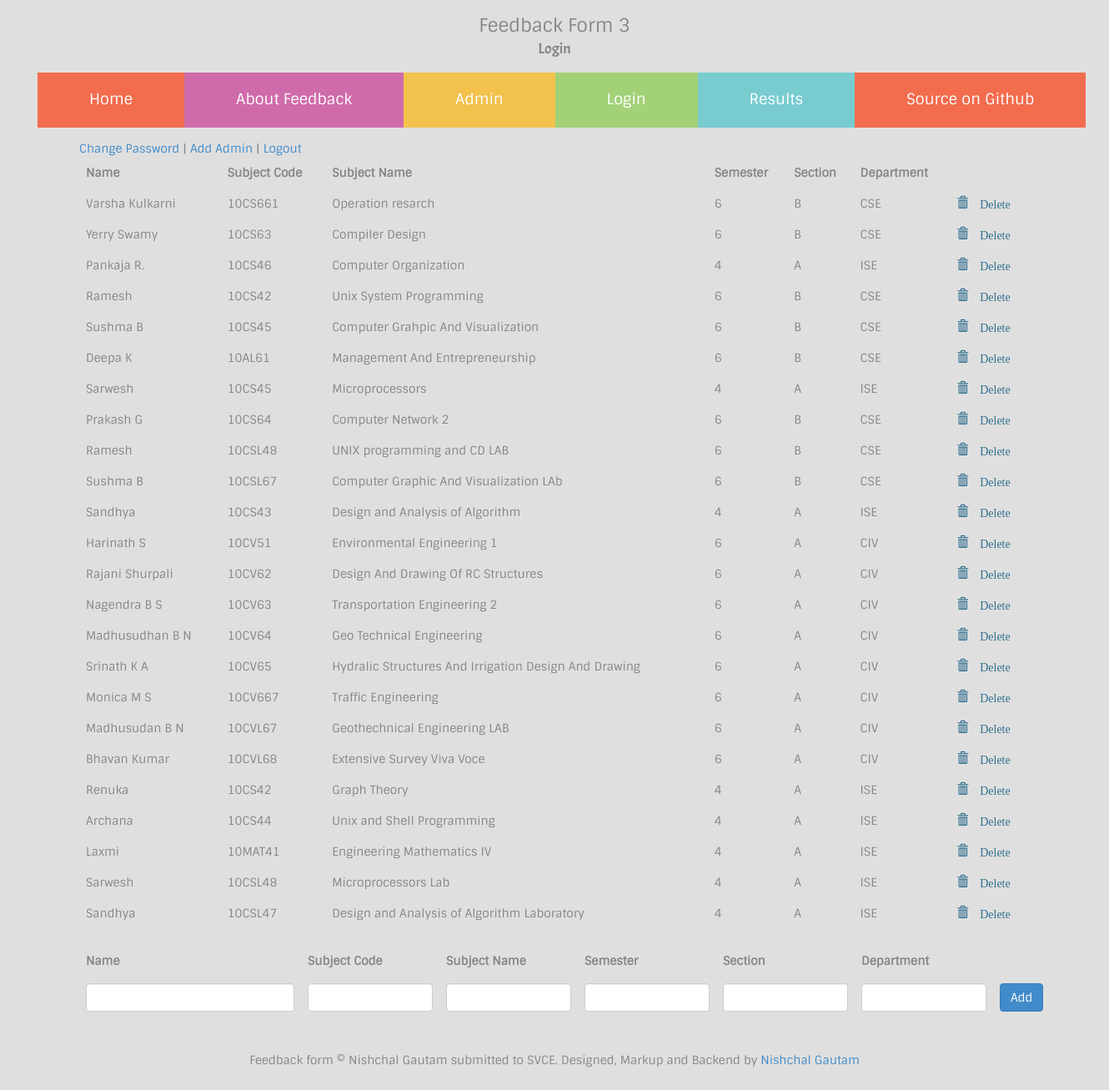
The page /admin.php (signed in) on the database its author committed.
### tables this page shows
CREATE TABLE `faculty` (
  `id` int(5) NOT NULL AUTO_INCREMENT,
  `name` varchar(50) NOT NULL,
  `subCode` varchar(10) NOT NULL,
  `subName` varchar(100) DEFAULT NULL,
  `semester` enum('1','2','3','4','5','6','7','8') NOT NULL,
  `sec` enum('A','B') DEFAULT NULL,
  `department` enum('ISE','CSE','CIV','EEE','ECE','ME') DEFAULT NULL,
  PRIMARY KEY (`id`)
);

### classes/auth.class.php (called while the page is built, shortened)
<?php
	class authenticate
	{
		public static $db_host,$db_user,$db_pass,$db_name,$username,$password;
		public static function check(){
			$db_name=self::$db_name;
			$username=self::$username;
			$password=self::$password;
			$username=mysql_real_escape_string($username);
			$sql="SELECT * FROM `$db_name`.`admin` WHERE `username`='$username' LIMIT 1";
			$query=mysql_query($sql);
			$num=mysql_num_rows($query);
			if($num!=1){
				return false;
			}
			else{
				$data=mysql_fetch_object($query);
				$passdb=$data->password;
				if($password==$passdb){
					return true;
				}else{
					return false;
				}
			}
		}
	}
?>

### admin.php (the view, shortened to what this page needs)
<?php
	require_once("classes/auth.class.php");
	$a=authenticate::check();
	if($a!=true){
		header("location:adminlogin.php?error=notLoggedIn");
		die();
	}else{?>
	<?php $title="Admin >> Add or Delete Member"; require_once("required_files/header.php"); ?>
	<div class="container">
		<?php
	$form = '<tr><td><input type="text" id="name" name="name" class="form-control" style="width:250px;"></td>
	<td><input type="text" name="subCode" class="form-control" style="width:150px;"></td>
	<td><input type="text" name="subName" class="form-control" style="width:150px;"></td>
	<td><input type="text" name="sem" class="form-control" style="width:150px;"></td>
	<td><input type="text" name="section" class="form-control" style="width:150px;"></td>
	<td><input type="text" name="department" class="form-control" style="width:150px;"></td>
	<td><input type="submit" id="addMember" name="submit" class="btn btn-primary" value="Add"></td></td>';
	 ?>
		<?php
			$connection=mysql_connect($db_host,$db_user,$db_pass);
			$sql="SELECT * FROM `$db_name`.`faculty`";
			$query=mysql_query($sql,$connection);
			if(mysql_num_rows($query)==0){
				echo "<p class='text-danger'>No faculty added. Try adding some.</p>";
			}else{
		?>
		<div><a href="changePasswd.php">Change Password</a> | <a href="addAdmin.php">Add Admin</a> | <a href="logout.php">Logout</a></div>
		<table class="table">
			<tr><th>Name</th> <th>Subject Code</th> <th>Subject Name</th> <th>Semester</th> <th>Section</th> <th>Department</th><th></th> </tr>
			<?php while($data=mysql_fetch_object($query)){
			?>
			<tr><td><?php echo $data->name;?></td><td><?php echo $data->subCode; ?></td> <td><?php echo $data->subName; ?></td> <td><?php echo $data->semester; ?></td> <td><?php echo $data->sec; ?></td> <td><?php echo $data->department; ?></td> <td><span style="cursor:pointer;" data-id="<?php echo $data->id; ?>" class="glyphicon glyphicon-trash text-info delete"> Delete</span></td></tr>
			<?php
				}
			?>
		</table>
					<?php
				}
			 ?>
			 <table class="table">
			 	<tr><th>Name</th> <th>Subject Code</th> <th>Subject Name</th> <th>Semester</th> <th>Section</th> <th>Department</th><th></th> </tr>
			 	<form action="ajax/addmember.php" id="membershipForm" method="post">
					<?php echo $form; ?>
				</form>
			 </table>
	</div>
	<?php require_once("required_files/footer.php"); ?>
	<?php
	}
?>

### styles.css (style rules this page uses)
body { background:#dfdfdf;color:#868686;font-family:sintony }

### rows shown on the page
faculty: name "Varsha Kulkarni", subCode "10CS661", subName "Operation resarch", semester "6", sec "B", department "CSE"
faculty: name "Yerry Swamy", subCode "10CS63", subName "Compiler Design", semester "6", sec "B", department "CSE"
faculty: name "Pankaja R.", subCode "10CS46", subName "Computer Organization", semester "4", sec "A", department "ISE"
faculty: name "Ramesh", subCode "10CS42", subName "Unix System Programming", semester "6", sec "B", department "CSE"
faculty: name "Sushma B", subCode "10CS45", subName "Computer Grahpic And Visualization", semester "6", sec "B", department "CSE"
faculty: name "Deepa K", subCode "10AL61", subName "Management And Entrepreneurship", semester "6", sec "B", department "CSE"
faculty: name "Sarwesh", subCode "10CS45", subName "Microprocessors", semester "4", sec "A", department "ISE"
faculty: name "Prakash G", subCode "10CS64", subName "Computer Network 2", semester "6", sec "B", department "CSE"
faculty: name "Ramesh", subCode "10CSL48", subName "UNIX programming and CD LAB", semester "6", sec "B", department "CSE"
faculty: name "Sushma B", subCode "10CSL67", subName "Computer Graphic And Visualization LAb", semester "6", sec "B", department "CSE"
faculty: name "Sandhya", subCode "10CS43", subName "Design and Analysis of Algorithm", semester "4", sec "A", department "ISE"
faculty: name "Harinath S", subCode "10CV51", subName "Environmental Engineering 1", semester "6", sec "A", department "CIV"
faculty: name "Rajani Shurpali", subCode "10CV62", subName "Design And Drawing Of RC Structures", semester "6", sec "A", department "CIV"
faculty: name "Nagendra B S", subCode "10CV63", subName "Transportation Engineering 2", semester "6", sec "A", department "CIV"
faculty: name "Madhusudhan B N", subCode "10CV64", subName "Geo Technical Engineering", semester "6", sec "A", department "CIV"
faculty: name "Srinath K A", subCode "10CV65", subName "Hydralic Structures And Irrigation Design And Drawing", semester "6", sec "A", department "CIV"
faculty: name "Monica M S", subCode "10CV667", subName "Traffic Engineering", semester "6", sec "A", department "CIV"
faculty: name "Madhusudan B N", subCode "10CVL67", subName "Geothechnical Engineering LAB", semester "6", sec "A", department "CIV"
faculty: name "Bhavan Kumar", subCode "10CVL68", subName "Extensive Survey Viva Voce", semester "6", sec "A", department "CIV"
faculty: name "Renuka", subCode "10CS42", subName "Graph Theory", semester "4", sec "A", department "ISE"
faculty: name "Archana", subCode "10CS44", subName "Unix and Shell Programming", semester "4", sec "A", department "ISE"
faculty: name "Laxmi", subCode "10MAT41", subName "Engineering Mathematics IV", semester "4", sec "A", department "ISE"
faculty: name "Sarwesh", subCode "10CSL48", subName "Microprocessors Lab", semester "4", sec "A", department "ISE"
faculty: name "Sandhya", subCode "10CSL47", subName "Design and Analysis of Algorithm Laboratory", semester "4", sec "A", department "ISE"
